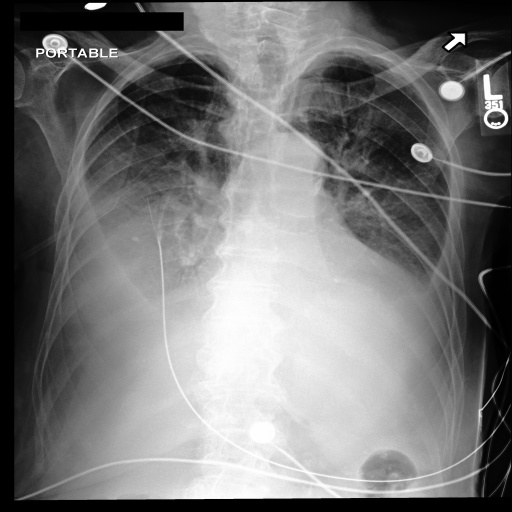
#> input picture aura/sample.jpg, 512 x 512 px; its folder holds only this picture in this run
$ python -i masking.py   (imports and definitions only)
#> lines starting #> are read from the running program, lines starting #| are printed output that depends on the picture; after the words box and inside, x2 and y2 are one past the last pixel; in counts of white or black regions, pixels touching at a corner belong together
### aura/backend/core/shared/logging.py
"""Structured logging with request correlation.

A routing decision is only auditable if you can follow one upload across intake,
detection, dispatch, and the engine that ran it. Every log line this module emits
carries the same correlation id for a given request, so ``grep <id>`` reconstructs
the whole path.

Configuration is environment-only (the deployment is offline; there is no logging
service to configure against):

* ``AURA_LOG_LEVEL``  — ``DEBUG`` | ``INFO`` (default) | ``WARNING`` | ``ERROR``
* ``AURA_LOG_JSON=1`` — emit one JSON object per line instead of the human format

Nothing here is global-state hostile: handlers are attached once to the
``aura.backend`` logger, and ``propagate`` is left off so we never double-print
through a host application's root handler.
"""
from __future__ import annotations

import contextlib
import json
import logging
import os
import sys
import uuid
from contextvars import ContextVar
from typing import Any, Iterator

_ROOT_LOGGER_NAME = "aura.backend"

#: Correlation id for the in-flight request. Empty outside a request.
_correlation_id: ContextVar[str] = ContextVar("aura_correlation_id", default="")

_configured = False


def new_correlation_id() -> str:
    """Mint a short, collision-safe id for one request."""
    return uuid.uuid4().hex[:12]


def correlation_id() -> str:
    """Correlation id of the in-flight request, or ``""`` outside one."""
    return _correlation_id.get()


# [13 lines left out: function use_correlation_id, not called in this run]


class _CorrelationFilter(logging.Filter):
    """Attach the current correlation id to every record."""

    def filter(self, record: logging.LogRecord) -> bool:
        record.correlation_id = correlation_id() or "-"
        return True


class _JsonFormatter(logging.Formatter):
    """One JSON object per line — for shipping into a log store."""

    # [14 lines left out: function format, not called in this run]


class _TextFormatter(logging.Formatter):
    """Human format that matches the gateway's existing ``[component] message`` style."""

    # [9 lines left out: function format, not called in this run]


def _configure_once() -> None:
    global _configured
    if _configured:
        return
    logger = logging.getLogger(_ROOT_LOGGER_NAME)
    logger.setLevel(os.environ.get("AURA_LOG_LEVEL", "INFO").upper())
    handler = logging.StreamHandler(sys.stdout)
    handler.setFormatter(
        _JsonFormatter() if os.environ.get("AURA_LOG_JSON") == "1" else _TextFormatter()
    )
    handler.addFilter(_CorrelationFilter())
    logger.addHandler(handler)
    # Don't hand records to the root logger as well — uvicorn installs its own
    # handlers there and every line would print twice.
    logger.propagate = False
    _configured = True


def get_logger(name: str) -> logging.Logger:
    """Logger for a backend component.

    ``name`` is the component's short name (``"router"``, ``"engine.thorax"``); it
    is namespaced under ``aura.backend`` so a deployment can raise or lower the
    level for the whole routing layer with one setting.
    """
#> further down, picture is the input picture: shape (512, 512); min 0, max 255, mean 119.2
#> in estimate_foreground_mask, `finite = np.isfinite(array)`: finite: shape (512, 512) bool; every value is 1
    _configure_once()
    return logging.getLogger(f"{_ROOT_LOGGER_NAME}.{name}")


# [8 lines left out: function log_context, not called in this run]

### aura/backend/foundation/mri/masking.py
"""Masks: the head/foreground estimate, and the slot a real brain mask goes into.

The distinction this module enforces is the reason it exists as its own file.

A threshold-and-largest-component mask captures the **head**: brain, CSF, skull,
scalp, orbital fat, and usually some neck. It is cheap, deterministic, robust, and
genuinely useful — it drives cropping and supplies the air region the noise estimate
needs. It is **not** a brain mask, and treating it as one would inflate every
downstream volumetric measurement by tens of percent while producing numbers that look
entirely reasonable. Intracranial volume from a head mask is wrong by roughly the
volume of the skull and scalp, and nothing downstream can detect that.

So :class:`BrainMaskSlot` carries provenance, and ``is_brain_mask`` is ``True`` only
when a real skull stripper or an external mask filled it. Anything consuming a mask
can and should check.
"""
from __future__ import annotations

from dataclasses import dataclass
from typing import Any

import numpy as np

from aura.backend.core.shared.logging import get_logger
from .types import MaskProvenance

log = get_logger("foundation.mri.masking")

#: Histogram resolution for the Otsu threshold. 256 is the conventional choice and is
#: ample: the threshold separates air from tissue, a split with enormous margin.
_HISTOGRAM_BINS = 256


def otsu_threshold(values: np.ndarray, bins: int = _HISTOGRAM_BINS) -> float:
    """Otsu's threshold: the intensity that maximises between-class variance.

    Chosen over a fixed percentile because the air/tissue split in MR is genuinely
    bimodal and its location moves with receiver gain, coil, and sequence — a fixed
    cut that works on a T1 fails on a FLAIR from the same scanner.

    Returns the volume's minimum when the data is constant, which yields an
    all-foreground mask; the intensity check catches a constant volume separately and
    with a much better error message than a mask function could.
    """
#> called with values = array of shape (262144,), bins = 256
    finite = values[np.isfinite(values)]
    if finite.size == 0:
        return float("nan")
    low, high = float(finite.min()), float(finite.max())
#> low = 0; high = 255
    if not np.isfinite(low) or not np.isfinite(high) or high <= low:
        return low

    counts, edges = np.histogram(finite, bins=bins, range=(low, high))
#> counts = 256 values, max 16057 at index 0, min 361 at index 255, mean 1024; edges = 257 values from 0 to 255
    counts = counts.astype(np.float64)
    total = counts.sum()
#> total = 262144
    if total <= 0:
        return low

    centres = (edges[:-1] + edges[1:]) / 2.0
#> centres = 256 values from 0.498 to 254.5
    weight_bg = np.cumsum(counts)
#> weight_bg = 256 values from 16057 to 262144
    weight_fg = total - weight_bg
#> weight_fg = 256 values, max 246087 at index 0, min 0 at index 255, mean 122074.1
    valid = (weight_bg > 0) & (weight_fg > 0)
    if not valid.any():
        return low

    cumulative_mean = np.cumsum(counts * centres)
#> cumulative_mean = 256 values from 7997.1 to 31259443.9
    grand_mean = cumulative_mean[-1]
#> grand_mean = 31259443.9
    mean_bg = np.divide(cumulative_mean, weight_bg, out=np.zeros_like(cumulative_mean),
                        where=weight_bg > 0)
#> mean_bg = 256 values from 0.498 to 119.2
    mean_fg = np.divide(grand_mean - cumulative_mean, weight_fg,
                        out=np.zeros_like(cumulative_mean), where=weight_fg > 0)
#> mean_fg = 256 values, max 254.5 at index 254, min 0 at index 255, mean 190.4
    between = weight_bg * weight_fg * (mean_bg - mean_fg) ** 2
#> between = 256 values, max 3.13e+14 at index 119, min 0 at index 255, mean 2.19e+14
    between[~valid] = -np.inf
    return float(centres[int(np.argmax(between))])


def estimate_foreground_mask(array: np.ndarray, *, largest_component: bool = True,
                             fill_holes: bool = True) -> tuple[np.ndarray, dict[str, Any]]:
    """Estimate the head/foreground mask. **Not a brain mask** — see the module docstring.

    Three steps, each of which earns its place:

    1. Otsu threshold — separates tissue from air.
    2. Largest connected component — discards coil elements, the head holder, and
       noise speckle, which threshold alone keeps.
    3. Hole filling — the marrow-free skull interior and dark CSF spaces threshold out
       and would otherwise punch holes through the middle of the head.

    Steps 2 and 3 need ``scipy.ndimage``. Without it the threshold mask is returned
    and the degradation is reported in the returned details rather than hidden.
    """
    finite = np.isfinite(array)
    threshold = otsu_threshold(array[finite]) if finite.any() else float("nan")
#> threshold = 119
    if not np.isfinite(threshold):
        return np.zeros(array.shape, dtype=bool), {
            "method": "otsu", "threshold": None,
            "note": "the volume has no finite voxels; the mask is empty"}

    mask = np.zeros(array.shape, dtype=bool)
    np.greater(array, threshold, out=mask, where=finite)
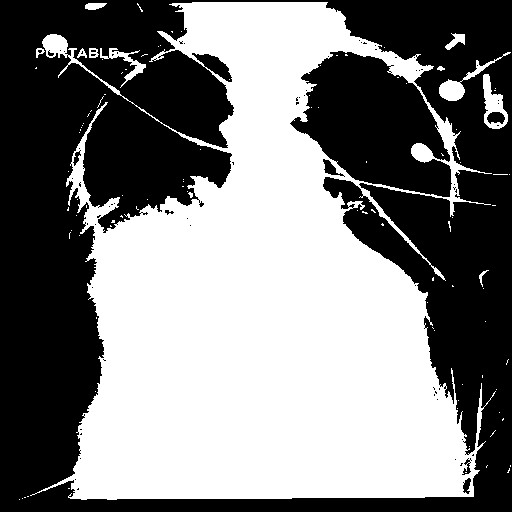
#> mask: shape (512, 512) bool; 49.6% white; 103 white regions (92 under 20 px), largest, box (x1, y1, x2, y2) and area: (30, 2, 496, 500) 127602, (483, 74, 508, 129) 655, (439, 52, 511, 101) 627
    details: dict[str, Any] = {"method": "otsu", "threshold": round(float(threshold), 6),
                              "largest_component": False, "holes_filled": False}
#> details = {'method': 'otsu', 'threshold': 119, 'largest_component': False, 'holes_filled': False}

    try:
        from scipy import ndimage
    except ImportError:                              # pragma: no cover - env specific
        details["note"] = ("scipy.ndimage is unavailable; the mask is a bare threshold "
                           "and may include disconnected coil or noise regions")
        details["voxels"] = int(mask.sum())
        return mask, details

    if largest_component and mask.any():
        labels, count = ndimage.label(mask)
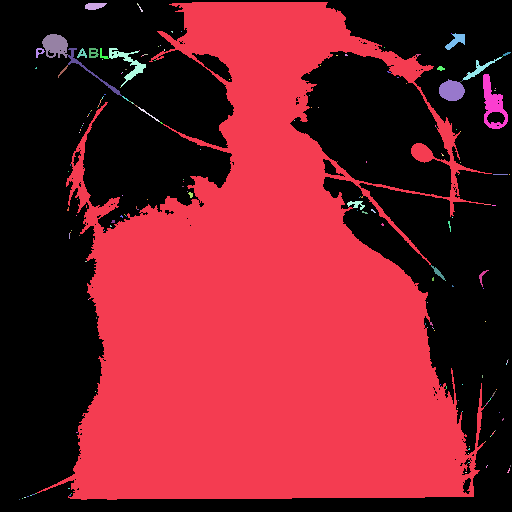
#> labels: shape (512, 512) int32; 199 distinct labels, from 0 to 198; one colour per label, 0 black
#> count = 198
        if count > 1:
            sizes = np.bincount(labels.ravel())
#> sizes = 199 values, max 132048 at index 0, min 1 at index 6, mean 1317.3
            sizes[0] = 0                              # background label
            mask = labels == int(np.argmax(sizes))
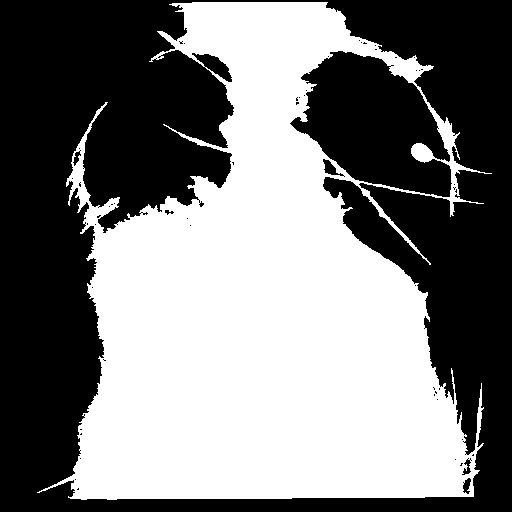
#> mask: shape (512, 512) bool; 48.3% white; 1 white region, box (x1, y1, x2, y2) and area: (37, 2, 492, 500) 126585
            details["largest_component"] = True
            details["components_found"] = int(count)
    if fill_holes and mask.any():
        mask = ndimage.binary_fill_holes(mask)
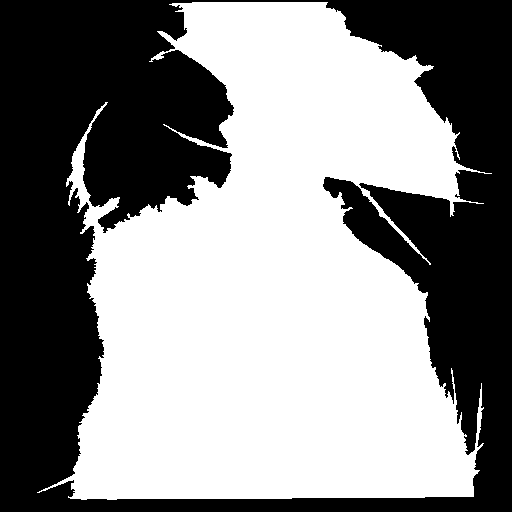
#> mask: shape (512, 512) bool; 54.2% white; 1 black region, box (x1, y1, x2, y2) and area: (0, 0, 512, 512) 120175
        details["holes_filled"] = True

    details["voxels"] = int(mask.sum())
    details["coverage_fraction"] = round(float(mask.sum() / mask.size), 6)
    return mask, details


@dataclass
class BrainMaskSlot:
    """Where a brain mask lives on a foundation study, and what it actually is.

    Empty by default. The pipeline fills it with a foreground estimate (clearly
    labelled) when configured to, and a real skull stripper would replace it with
    ``provenance=SKULL_STRIPPED``. Consumers that need a true brain mask check
    :attr:`is_brain_mask` and get a defensible answer either way.
    """

    mask: np.ndarray | None = None
    provenance: MaskProvenance = MaskProvenance.ABSENT
    method: str = ""
    details: dict[str, Any] | None = None

    @property
    def present(self) -> bool:
        return self.mask is not None

    @property
    def is_brain_mask(self) -> bool:
        """True only for a mask that actually excludes skull and scalp."""
        return self.provenance in (MaskProvenance.SKULL_STRIPPED,
                                   MaskProvenance.EXTERNAL)

    @property
    def coverage_fraction(self) -> float | None:
        if self.mask is None:
            return None
        return float(self.mask.sum() / self.mask.size)

    def bounding_box(self) -> tuple[slice, slice, slice] | None:
        """Tight bounding box of the mask, as slices. ``None`` when empty."""
        if self.mask is None or not self.mask.any():
            return None
        bounds = []
        for axis in range(3):
            other = tuple(a for a in range(3) if a != axis)
            projection = self.mask.any(axis=other)
            indices = np.flatnonzero(projection)
            bounds.append(slice(int(indices[0]), int(indices[-1]) + 1))
        return tuple(bounds)                          # type: ignore[return-value]

    def to_dict(self) -> dict[str, Any]:
        return {
            "present": self.present,
            "provenance": self.provenance.value,
            "is_brain_mask": self.is_brain_mask,
            "method": self.method,
            "coverage_fraction": (round(self.coverage_fraction, 6)
                                  if self.coverage_fraction is not None else None),
            "details": dict(self.details or {}),
        }


__all__ = ["BrainMaskSlot", "estimate_foreground_mask", "otsu_threshold"]

>>> import cv2
>>> picture = cv2.imread('../../../sample.jpg', cv2.IMREAD_GRAYSCALE)
>>> result = estimate_foreground_mask(picture)
